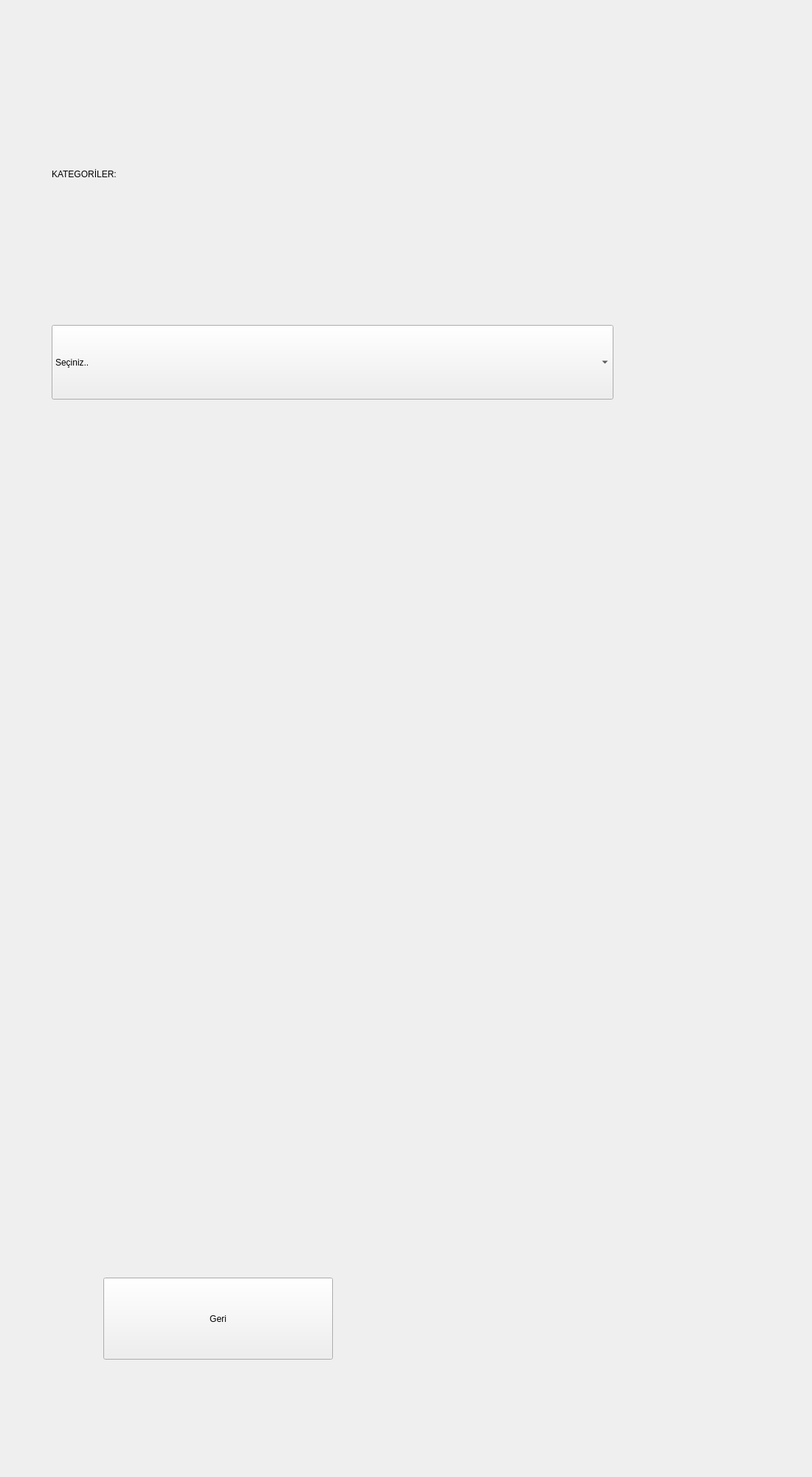
<?xml version="1.0" encoding="UTF-8"?>
<ui version="4.0">
 <class>KategoriEkrani</class>
 <widget class="QWidget" name="KategoriEkrani">
  <property name="geometry">
   <rect>
    <x>0</x>
    <y>0</y>
    <width>1100</width>
    <height>2000</height>
   </rect>
  </property>
  <property name="windowTitle">
   <string>Kategori Ekranı</string>
  </property>
  <widget class="QLabel" name="label">
   <property name="geometry">
    <rect>
     <x>70</x>
     <y>160</y>
     <width>681</width>
     <height>151</height>
    </rect>
   </property>
   <property name="styleSheet">
    <string notr="true">font: 75 35pt &quot;MS Shell Dlg 2&quot;;</string>
   </property>
   <property name="text">
    <string>KATEGORİLER:</string>
   </property>
  </widget>
  <widget class="QComboBox" name="comboBox_kategori">
   <property name="geometry">
    <rect>
     <x>70</x>
     <y>440</y>
     <width>761</width>
     <height>101</height>
    </rect>
   </property>
   <property name="styleSheet">
    <string notr="true">font: 75 20pt &quot;MS Shell Dlg 2&quot;;</string>
   </property>
   <item>
    <property name="text">
     <string>Seçiniz..</string>
    </property>
   </item>
   <item>
    <property name="text">
     <string>Giyim</string>
    </property>
   </item>
   <item>
    <property name="text">
     <string>Temizlik</string>
    </property>
   </item>
   <item>
    <property name="text">
     <string>Hediyelik Eşya</string>
    </property>
   </item>
   <item>
    <property name="text">
     <string>Doğal Ürünler</string>
    </property>
   </item>
   <item>
    <property name="text">
     <string>Diğer</string>
    </property>
   </item>
  </widget>
  <widget class="QPushButton" name="pushButton">
   <property name="geometry">
    <rect>
     <x>140</x>
     <y>1730</y>
     <width>311</width>
     <height>111</height>
    </rect>
   </property>
   <property name="styleSheet">
    <string notr="true">font: 75 10pt &quot;MS Shell Dlg 2&quot;;</string>
   </property>
   <property name="text">
    <string>Geri</string>
   </property>
  </widget>
 </widget>
 <resources/>
 <connections/>
</ui>
